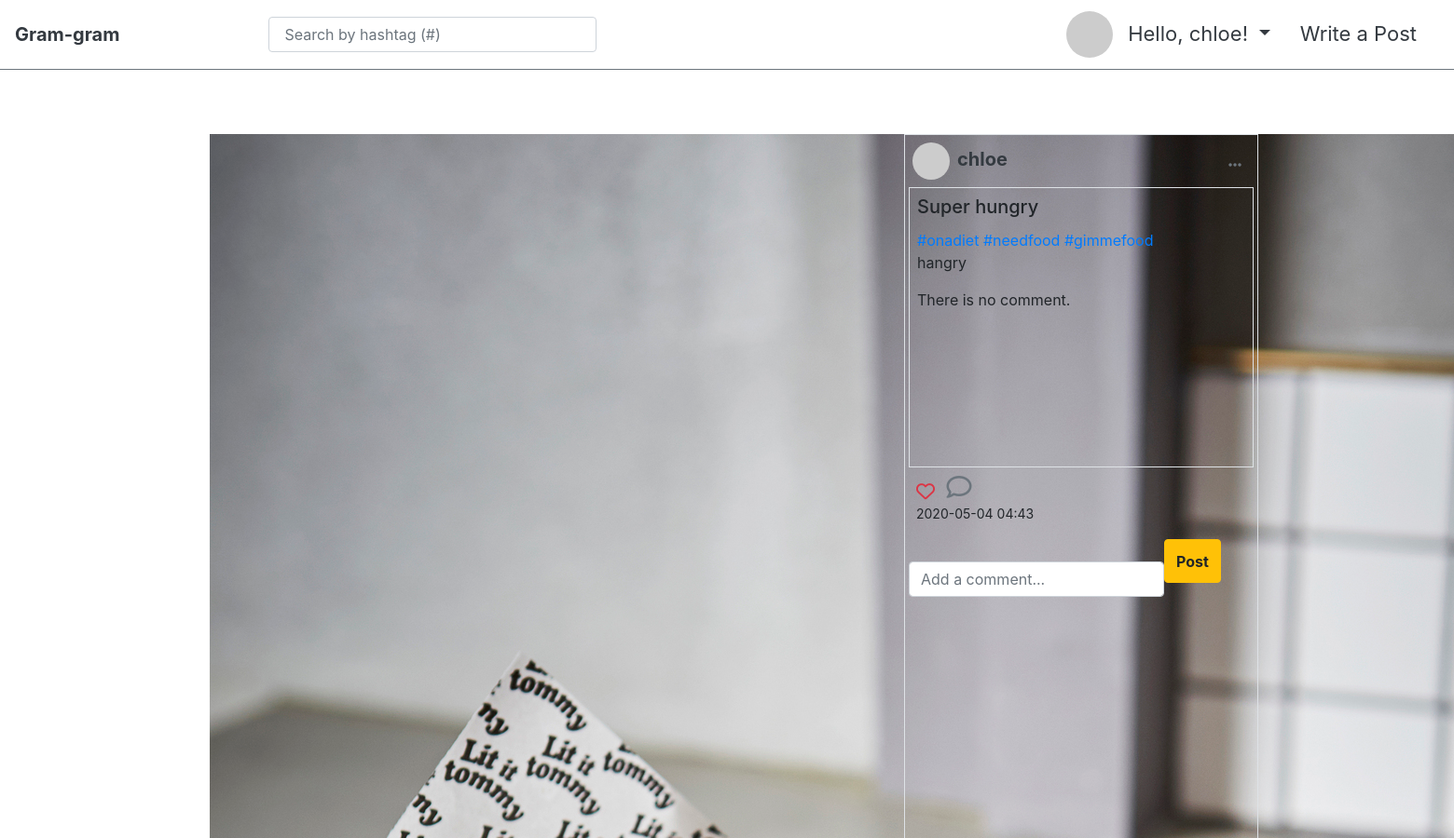
Before: /articles/12/ (signed in, upper part) with the older database file.
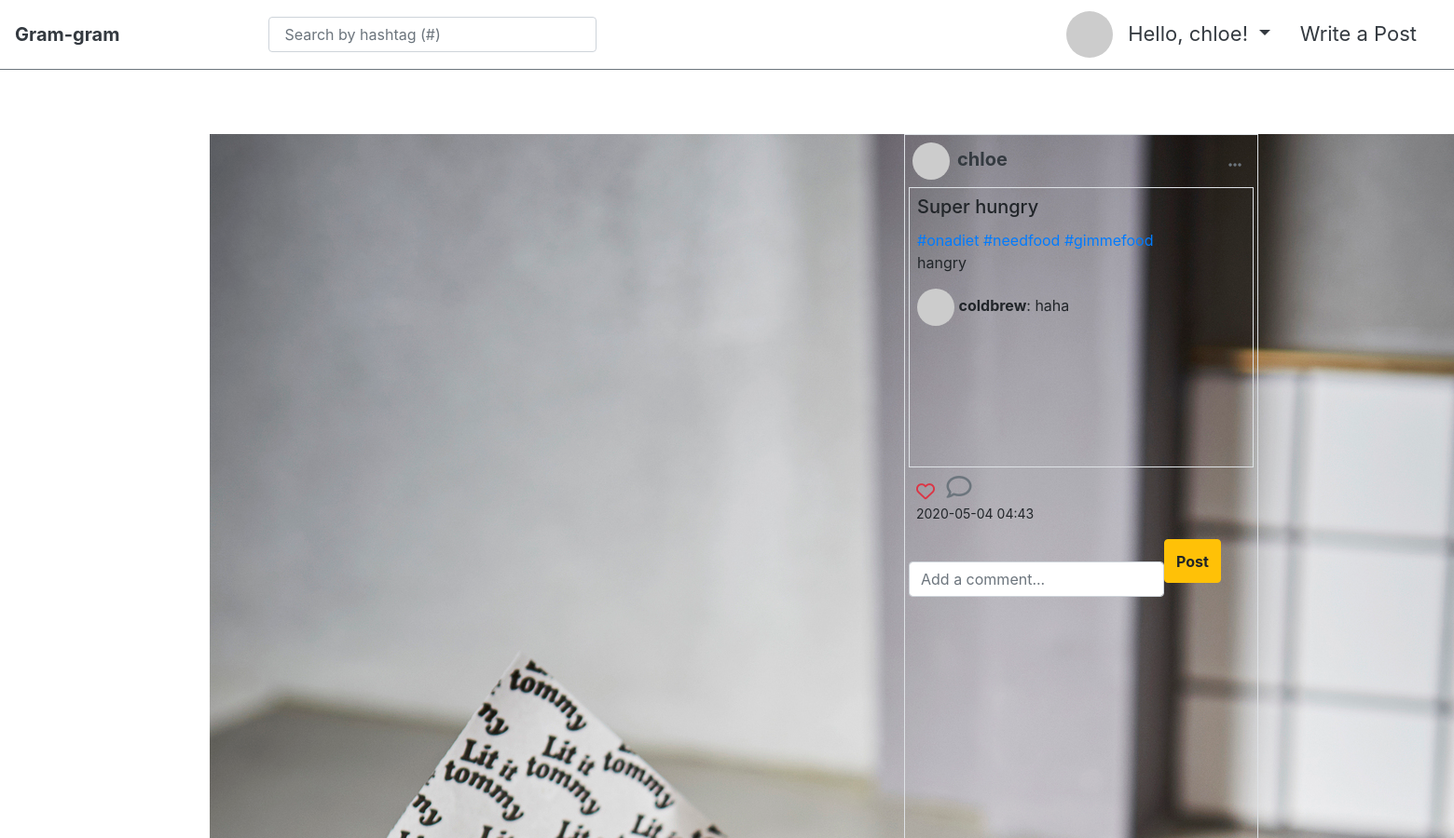
After: the same page with the newer database file.
### accounts/models.py (models this page shows)
class User(AbstractUser):
    followers = models.ManyToManyField(settings.AUTH_USER_MODEL, related_name='followings')
    @property
    def gravatar_url(self):
        return f"https://s.gravatar.com/avatar/{hashlib.md5(self.email.encode('utf-8').strip().lower()).hexdigest()}?s=170&d=mp"

### articles/models.py (models this page shows, shortened)
class Article(models.Model):
    title = models.CharField(max_length=100)
    content = models.TextField()
    image = models.ImageField(blank=True)
    image_thumbnail = ImageSpecField(source='image',
                                      processors=[ResizeToFit(700, 700)],
                                      format='JPEG',
                                      options={'quality': 60})
    created_at = models.DateTimeField(auto_now_add=True)
    updated_at = models.DateTimeField(auto_now=True)
    user = models.ForeignKey(settings.AUTH_USER_MODEL, on_delete=models.CASCADE)
    liked_users = models.ManyToManyField(settings.AUTH_USER_MODEL, related_name='liked_articles')
    tags = models.ManyToManyField('Hashtag', blank=True)
    class Meta:
        ordering = ['-created_at']

class Hashtag(models.Model):
    name = models.CharField(max_length=100, unique=True)

class Comment(models.Model):
    content = models.TextField()
    article = models.ForeignKey(Article, on_delete=models.CASCADE, related_name='comments')
    user = models.ForeignKey(settings.AUTH_USER_MODEL, on_delete=models.CASCADE)

### articles/views.py (the view)
# urls.py: path('<int:article_id>/', views.comments, name='comments'),
def comments(request, article_id):
    article = get_object_or_404(Article, id=article_id)
    form = CommentForm()
    context = {
        'article':article,
        'form':form,
    }
    return render(request, 'articles/comment.html', context)

### articles/forms.py
class CommentForm(forms.ModelForm):
    content = forms.CharField(
        label = '',
        widget=forms.TextInput(
            attrs={
                'row':2,
                'col':10,
                'placeholder':'Add a comment...',
                'class':'form-control',
            }
        )
    )
    class Meta:
        model = Comment
        fields = ['content']

### articles/templatetags/article_extras.py (called while the page is built)
@register.filter
def add_link(value):
    content = value.content
    tags = value.tags.all()
    for tag in tags:
        content = re.sub(r'\#'+tag.name+r'\b', '<a href="/articles/explore/'+tag.name+'/">#'+tag.name+'</a>', content)
    return content

### articles/templates/articles/comment.html (shortened to what this page needs)
{% extends 'base.html' %}
{% load bootstrap4 %}
{% load article_extras %}
{% load mathfilters %}
{% block content %}
<div class="row mt-4" >
    <div class="col-8">
        <img src="{{article.image_thumbnail.url}}" class="d-block m-auto pb-2"/>
    </div>
    <div class="col-4 border p-1">
        <div class="border-bottom d-flex justify-content-between pl-1 pt-1">
            <h5><a href="{% url 'profile' article.user.username %}" class="text-dark"><img src="{{request.user.gravatar_url}}" class="rounded-circle mr-2" height="40" width="40"/><strong>{{ article.user.username }}</strong></a> </h5>
            {% if user.username == article.user.username %}
            <div class="btn-group dropright">
            <button class="btn shadow-none" type="button" id="dropdownMenuButton" data-toggle="dropdown" aria-haspopup="true" aria-expanded="false">
                <i class='fas fa-ellipsis-h text-secondary'></i>
            </button>
            </div>
            {% endif %}
        </div>
        <div class="border-left border-right border-bottom pl-2 pt-2"style="height: 300px; overflow-y: auto">
            <h5 class="card-title mt-0">{{article.title}}</h5>
            <p>{{article|add_link|safe|linebreaksbr}}</p>
            {% for comment in article.comments.all %}
                <div class="d-flex justify-content-between m-0">
                    <p class="mb-0 p-0"><img src="{{request.user.gravatar_url}}" class="rounded-circle" height="40" width="40"/> <strong>{{comment.user}}</strong>:   {{ comment.content }}</p>
                </div>
                {% empty %}
                <p>There is no comment.</p>
            {% endfor %}
        </div>
        <div class="d-block w-100 pt-2 pl-2" >
            <div >
                <span>{% include 'articles/like.html'%}</span>
                <span><a href="{% url 'articles:comments' article.pk %}"><i class="far fa-comment text-secondary" style='font-size:27px'></i></a></span>
            </div>
            <p class="mt-0"><small>{{ article.created_at|date:'Y-m-d H:i' }}</small></p>
        </div>
        <div>
            <form action="{% url 'articles:comment_create' article.pk %}" method="POST" enctype="multipart/form-data" class="d-flex">
                {% bootstrap_form form%}
                <button class="btn btn-warning py-0" style="height: 47px;"><strong>Post</strong></button>
            </form>
        </div>
    </div>
</div>
{% endblock %}

### templates/base.html (shortened to what this page needs)
<!DOCTYPE html>
{% load bootstrap4 %}
{% load article_extras %}
<html lang="ko">
<head>
    <link rel="stylesheet" href="https://cdnjs.cloudflare.com/ajax/libs/animate.css/3.7.2/animate.min.css">
    {% bootstrap_css %}
</head>
<body>
  {% include '_nav.html'%}
{% if messages %}
<div style="height: 85px;"></div>
<ul class="messages p-0">
    {% for message in messages %}
        {% if message.tags %}
          {% if message.level == DEFAULT_MESSAGE_LEVELS.INFO %}
            <div class="alert alert-info ">
          {% elif message.level == DEFAULT_MESSAGE_LEVELS.SUCCESS %}
            <div class="alert alert-success ">
          {% elif message.level == DEFAULT_MESSAGE_LEVELS.PRIMARY %}
            <div class="alert alert-primary ">
          {% elif message.level == DEFAULT_MESSAGE_LEVELS.WARNING %}
            <div class="alert alert-warning ">
          {% elif message.level == DEFAULT_MESSAGE_LEVELS.DANGER %}
            <div class="alert alert-danger ">
          {% endif %}
        <button type="button" class="close" data-dismiss="alert">&times;</button>
            <strong>{{ message }}</strong>
        </div>
        {% endif %}
    {% endfor %}
</ul>
{% else %}
<div style="height: 120px;"></div>
{% endif %}
  <div class="container">
  {% block content %}
  {% endblock %}
  </div>
</body>
</html>

### templates/_nav.html (shortened to what this page needs)
<nav class="navbar navbar-expand-md navbar-light bg-white border border-left-0 border-right-0 border-top-0 border-secondary fixed-top py-1 mb-5" >
  <a class="navbar-brand" href="{% url 'root' %}"><strong class="text-dark">Gram-gram</strong></a>
  <form class="ml-5 pl-5" action="{% url 'articles:search' %}" method="POST" style="width: 400px">
    <input class="form-control pl-3 ml-5 mr-sm-2" name="keyword"type="search" placeholder='Search by hashtag (#)' aria-label="Search by hashtag">
  </form>
  <div class="collapse navbar-collapse " id="navbarTogglerDemo03">
    <ul class="navbar-nav ml-auto mt-2 mt-md-0 p-2">
     {% if user.is_authenticated %}
     <li><img src="{{request.user.gravatar_url}}" class="rounded-circle" height="50" width="50"/></li>
      <li class="nav-item dropdown mx-2">
        <a class="nav-link dropdown-toggle text-dark" href="#" id="navbarDropdownMenuLink" data-toggle="dropdown" aria-haspopup="true" aria-expanded="false" style='font-size:22px;'>
          Hello, {{user.username}}!
        </a>
      </li>
       <li class="nav-item mx-2">
        <a class="nav-link text-dark" href="{% url 'articles:create' %}" style='font-size:22px;'>Write a Post </a>
      </li>
      {% endif %}
    </ul>
    </div>
</nav>

### articles/templates/articles/like.html
<a href="{% url 'articles:like' article.pk %}">
    {% if user in article.liked_users.all %}
    <i class="fas fa-heart fa-lg text-danger mr-2"></i>
    {% else %}
    <i class="far fa-heart fa-lg text-danger mr-2 animated infinite bounce slow delay-1s"></i>
    {% endif %}
</a>

Changed rows visible on the page:
added Comment: user "coldbrew", content "haha"
Other visible differences:
text no longer shown: "There is no comment."
